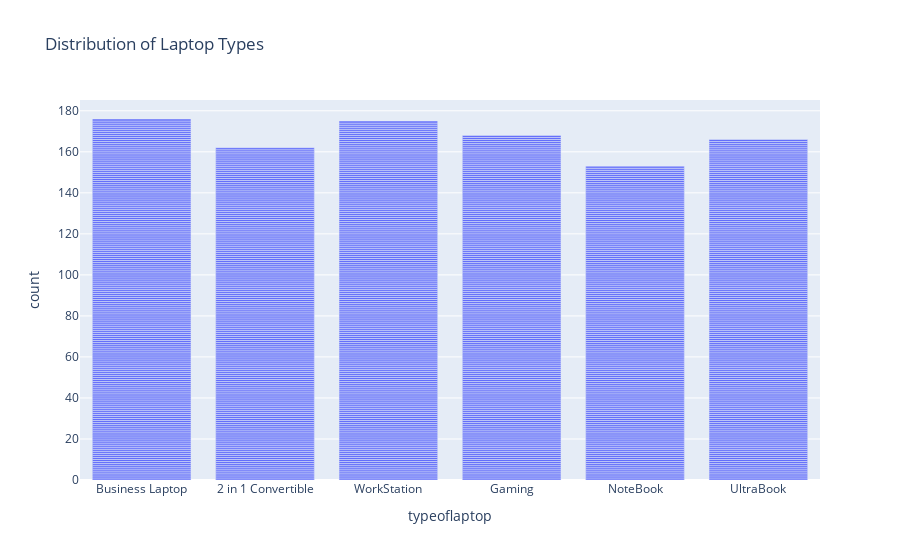

The cell this chart's notebook holds for it:
### Code cell
type_fig = px.bar(df,x=df.typeoflaptop,title='Distribution of Laptop Types')
type_fig

### Figure 1 — Plotly figure (JSON) as saved in the notebook; plotly's stock layout.template omitted (floating-point values rounded to 4 significant figures; data arrays with more than 128 entries replaced by an {"elided": "..."} marker saying what was removed)
{"data": [{"alignmentgroup": "True", "hovertemplate": "typeoflaptop=%{x}<br>count=%{y}<extra></extra>", "legendgroup": "", "marker": {"color": "#636efa", "pattern": {"shape": ""}}, "name": "", "offsetgroup": "", "orientation": "v", "showlegend": false, "textposition": "auto", "type": "bar", "x": {"elided": "1000 str values"}, "xaxis": "x", "y": {"elided": "1000 int values"}, "yaxis": "y"}], "layout": {"autosize": true, "barmode": "relative", "legend": {"tracegroupgap": 0}, "title": {"text": "Distribution of Laptop Types"}, "xaxis": {"anchor": "y", "autorange": true, "domain": [0, 1], "range": [-0.5, 5.5], "title": {"text": "typeoflaptop"}, "type": "category"}, "yaxis": {"anchor": "x", "autorange": true, "domain": [0, 1], "range": [0, 185.3], "title": {"text": "count"}, "type": "linear"}}}
